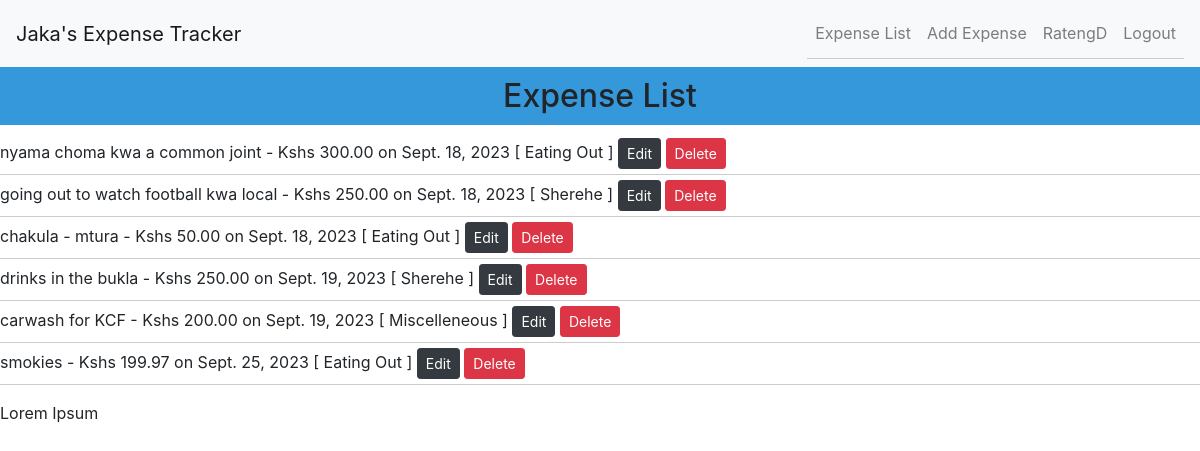
The page /expense/ (signed in) on the database as committed earlier.
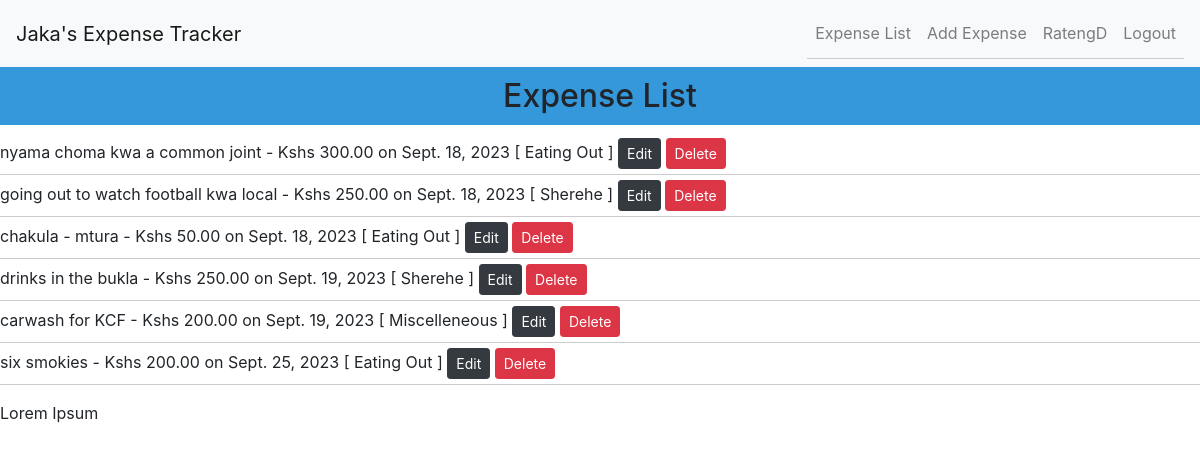
The same page on the database as committed later.
### tracker/models.py (models this page shows, shortened)
class Expense(models.Model):
    user = models.ForeignKey(User, on_delete=models.CASCADE)
    date = models.DateField()
    description = models.CharField(max_length=200)
    amount = models.DecimalField(max_digits=10, decimal_places=2)
    category = models.ForeignKey(
        Category, on_delete=models.SET_NULL, null=True, blank=True)

class Category(models.Model):
    name = models.CharField(max_length=100)
    def __str__(self):
        return self.name

### tracker/views.py (the view)
# urls.py: path('expense/', expense_list, name="expense_list"),
@login_required
def expense_list(request):
    expenses = Expense.objects.filter(user=request.user)
    return render(request, 'tracker/expense_list.html', {'expenses': expenses})

### tracker/templates/tracker/expense_list.html
{% extends 'base.html' %} {% block content %}
<h2>Expense List</h2>
<ul>
	{% for expense in expenses %}
	<li>
		{{ expense.description }} - Kshs {{ expense.amount }} on {{ expense.date }}
		[ {{ expense.category }} ]
		{% if user.is_authenticated %}
		<a href="{% url 'edit_expense' expense.id %}" class="btn btn-dark btn-sm"
			>Edit</a
		>
		<a
			href="{% url 'delete_expense' expense.id %}"
			class="btn btn-danger btn-sm"
			>Delete</a
		>
		{% endif %}
	</li>
	{% endfor %}
</ul>
<p>Lorem Ipsum</p>
{% endblock content %}

Rows that differ between the two databases and show on the page:
changed Expense: description "smokies" → "six smokies"; amount "199.97" → "200.00"
